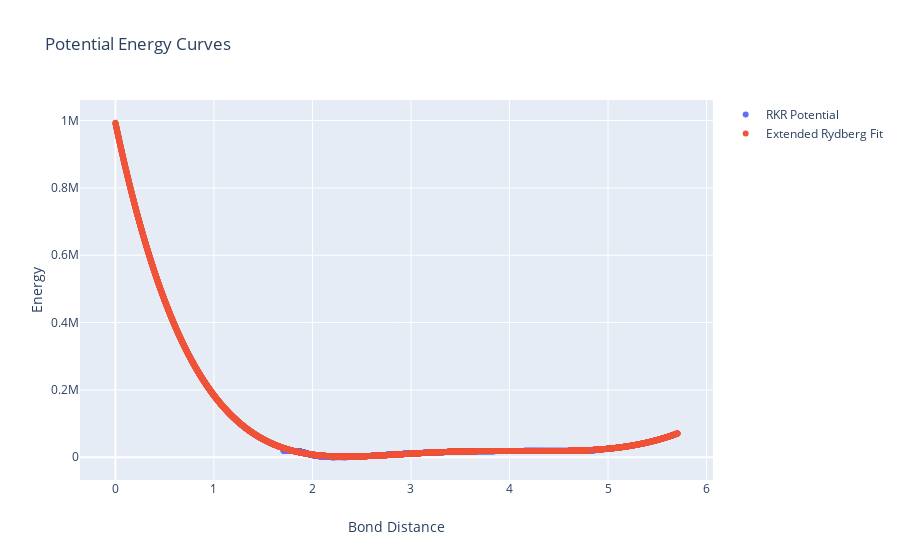

Here is the notebook cell this chart was saved with:
### Code cell
#Run Functions with Jupyter Widgets Overlay Here

print("Please choose how you like to set up the Extended-Rydberg Equation:")
choice = widgets.ToggleButtons(
    options = ["Use File", "Use Diatomic Constants"],
    button_style = "info",
    tooltips = ["", "Use Diatomic Constants"],
    value = None,
)

basisSize = widgets.IntText()

display(choice)

choice.observe(main, "value")

### Figure 1 — Plotly figure (JSON) as saved in the notebook; plotly's stock layout.template omitted (floating-point values rounded to 4 significant figures; data arrays with more than 128 entries replaced by an {"elided": "..."} marker saying what was removed)
{"data": [{"connectgaps": true, "mode": "markers", "name": "RKR Potential", "type": "scatter", "x": {"elided": "2050 float values"}, "y": {"elided": "2050 float values"}}, {"connectgaps": true, "mode": "markers", "name": "Extended Rydberg Fit", "type": "scatter", "x": {"elided": "5707 float values"}, "y": {"elided": "5707 float values"}}], "layout": {"title": {"text": "Potential Energy Curves"}, "xaxis": {"title": {"text": "Bond Distance"}}, "yaxis": {"title": {"text": "Energy"}}}}
